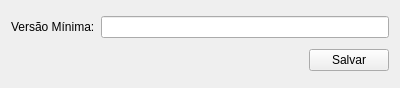
<?xml version="1.0" encoding="UTF-8"?>
<ui version="4.0">
 <class>Form</class>
 <widget class="QWidget" name="Form">
  <property name="geometry">
   <rect>
    <x>0</x>
    <y>0</y>
    <width>400</width>
    <height>88</height>
   </rect>
  </property>
  <property name="windowTitle">
   <string>Versão QGIS</string>
  </property>
  <layout class="QGridLayout" name="gridLayout">
   <item row="0" column="0">
    <layout class="QHBoxLayout" name="horizontalLayout">
     <item>
      <widget class="QLabel" name="label">
       <property name="text">
        <string>Versão Mínima:</string>
       </property>
      </widget>
     </item>
     <item>
      <widget class="QLineEdit" name="qgisVersionLe"/>
     </item>
    </layout>
   </item>
   <item row="1" column="0">
    <layout class="QHBoxLayout" name="horizontalLayout_2">
     <item>
      <spacer name="horizontalSpacer">
       <property name="orientation">
        <enum>Qt::Horizontal</enum>
       </property>
       <property name="sizeHint" stdset="0">
        <size>
         <width>40</width>
         <height>20</height>
        </size>
       </property>
      </spacer>
     </item>
     <item>
      <widget class="QPushButton" name="saveBtn">
       <property name="text">
        <string>Salvar</string>
       </property>
      </widget>
     </item>
    </layout>
   </item>
  </layout>
 </widget>
 <resources/>
 <connections/>
</ui>
